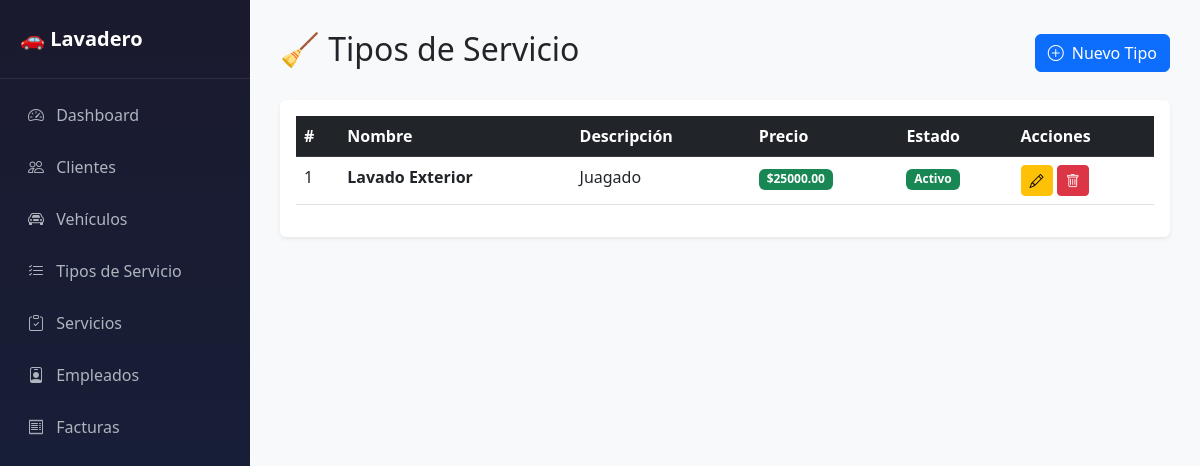
The page /tipos-servicio/ on the database its author committed.
### gestion/models.py (models this page shows, shortened)
class TipoServicio(models.Model):
    nombre      = models.CharField(max_length=100)
    descripcion = models.TextField(blank=True)
    precio      = models.DecimalField(max_digits=10, decimal_places=2)
    activo      = models.BooleanField(default=True)

### gestion/views.py (the view)
# urls.py: path('tipos-servicio/',                     views.lista_tipos_servicio,   name='lista_tipos_servicio'),
def lista_tipos_servicio(request):
    tipos = TipoServicio.objects.all()
    return render(request, 'gestion/tipos_servicio.html', {'tipos': tipos})

### gestion/templates/gestion/tipos_servicio.html (shortened to what this page needs)
{% extends 'gestion/base.html' %}
{% block contenido %}
<div class="d-flex justify-content-between align-items-center mb-4">
    <h2>🧹 Tipos de Servicio</h2>
    <a href="{% url 'nuevo_tipo_servicio' %}" class="btn btn-primary">
        <i class="bi bi-plus-circle me-2"></i>Nuevo Tipo
    </a>
</div>
<div class="card border-0 shadow-sm">
    <div class="card-body">
        <table class="table table-hover">
            <thead class="table-dark">
                <tr>
                    <th>#</th>
                    <th>Nombre</th>
                    <th>Descripción</th>
                    <th>Precio</th>
                    <th>Estado</th>
                    <th>Acciones</th>
                </tr>
            </thead>
            <tbody>
                {% for tipo in tipos %}
                <tr>
                    <td>{{ tipo.id }}</td>
                    <td><strong>{{ tipo.nombre }}</strong></td>
                    <td>{{ tipo.descripcion }}</td>
                    <td>
                        <span class="badge bg-success">
                            ${{ tipo.precio }}
                        </span>
                    </td>
                    <td>
                        {% if tipo.activo %}
                        <span class="badge bg-success">Activo</span>
                        {% else %}
                        <span class="badge bg-secondary">Inactivo</span>
                        {% endif %}
                    </td>
                    <td>
                        <a href="{% url 'editar_tipo_servicio' tipo.id %}"
                           class="btn btn-sm btn-warning">
                            <i class="bi bi-pencil"></i>
                        </a>
                        <button onclick="confirmarEliminar('{% url 'eliminar_tipo_servicio' tipo.id %}')"
                                class="btn btn-sm btn-danger">
                            <i class="bi bi-trash"></i>
                        </button>
                    </td>
                </tr>
                {% empty %}
                <tr>
                    <td colspan="6" class="text-center text-muted">
                        No hay tipos de servicio registrados aún
                    </td>
                </tr>
                {% endfor %}
            </tbody>
        </table>
    </div>
</div>
{% endblock %}

### gestion/templates/gestion/base.html (style rules this page uses)
body { background-color: #f8f9fa; }

### rows shown on the page
TipoServicio: id "1", nombre "Lavado Exterior", descripcion "Juagado", precio "25000.00", activo "Activo"
